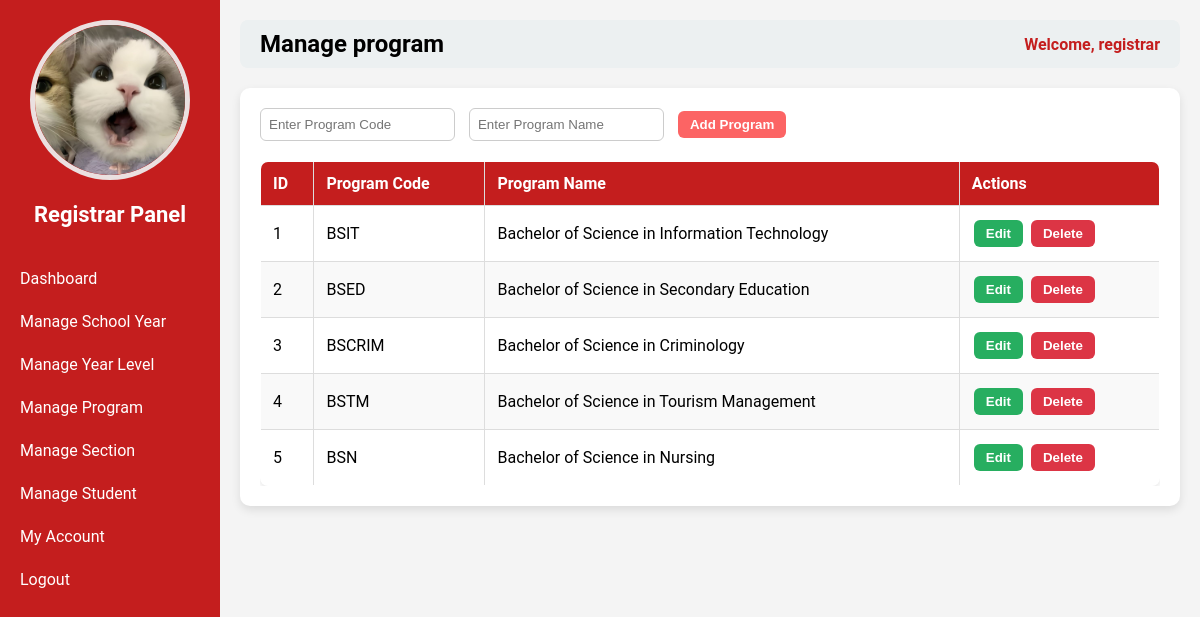
Screenshot of /registrar.php?page=manage_program (signed in) with the database file from the repository.
### tables this page shows
CREATE TABLE `users` (
  `id` int(11) NOT NULL,
  `username` varchar(50) NOT NULL,
  `password` varchar(255) NOT NULL,
  `role` varchar(50) NOT NULL,
  `email` varchar(255) NOT NULL,
  `contact` varchar(50) NOT NULL,
  `status` varchar(50) NOT NULL,
  `img` varchar(255) NOT NULL
);

CREATE TABLE `programs` (
  `id` int(11) NOT NULL,
  `program_code` varchar(50) NOT NULL,
  `program_name` varchar(100) NOT NULL
);

### registrar_pages/manage_program.php (the view, shortened to what this page needs)
<?php
require __DIR__ . '/../db_connect.php';
$edit_mode = false;
$edit_id = null;
$edit_code = "";
$edit_name = "";
$programs = $pdo->query("SELECT * FROM programs ORDER BY id ASC")->fetchAll(PDO::FETCH_ASSOC);
?>
<div class="container">
    <form method="POST" class="form-box">
        <input type="text" name="program_code" placeholder="Enter Program Code"
               value="<?= htmlspecialchars($edit_code); ?>" required>
        <input type="text" name="program_name" placeholder="Enter Program Name"
               value="<?= htmlspecialchars($edit_name); ?>" required>
        <?php if ($edit_mode): ?>
            <input type="hidden" name="id" value="<?= $edit_id; ?>">
            <button type="submit" name="update_program" class="btn btn-warning">Update Program</button>
            <a href="" class="btn btn-secondary">Cancel</a>
        <?php else: ?>
            <button type="submit" name="add_program" class="btn btn-primary">Add Program</button>
        <?php endif; ?>
    </form>
    <div class="table-box">
        <table class="styled-table">
            <thead>
                <tr>
                    <th>ID</th>
                    <th>Program Code</th>
                    <th>Program Name</th>
                    <th>Actions</th>
                </tr>
            </thead>
            <tbody>
            <?php foreach ($programs as $program): ?>
                <tr>
                    <td><?= $program['id']; ?></td>
                    <td><?= htmlspecialchars($program['program_code']); ?></td>
                    <td><?= htmlspecialchars($program['program_name']); ?></td>
                    <td>
                        <form method="POST" class="inline-form">
                            <button type="submit" name="edit_program" class="btn btn-info">Edit</button>
                        </form>
                        <form method="POST" class="inline-form">
                            <button type="submit" name="delete_program" class="btn btn-danger" onclick="return confirm('Are you sure you want to delete this program?')">Delete</button>
                        </form>
                    </td>
                </tr>
            <?php endforeach; ?>
            </tbody>
        </table>
    </div>
</div>

### registrar.php (shortened to what this page needs)
<?php
require 'db_connect.php';
$id = $_SESSION['user_id'];
$stmt = $pdo->prepare("SELECT * FROM users WHERE id=?");
$stmt->execute([$id]);
$user = $stmt->fetch(PDO::FETCH_ASSOC);
$page = isset($_GET['page']) ? $_GET['page'] : 'dashboard';
?>
<!DOCTYPE html>
<html>
<head>
</head>
<body>
<div class="sidebar">
    <div class="column profile-photo">
        <?php if (!empty($user['img'])): ?>
            <img src="<?php echo htmlspecialchars($user['img']); ?>" alt="Profile Image">
        <?php else: ?>
            <img src="default.png" alt="Profile Image">
        <?php endif; ?>
    </div>
    <h2>Registrar Panel</h2>
    <a href="?page=dashboard">Dashboard</a>
    <a href="?page=manage_school_year">Manage School Year</a>
    <a href="?page=manage_year_level">Manage Year Level</a>
    <a href="?page=manage_program">Manage Program</a>
    <a href="?page=manage_section">Manage Section</a>
    <a href="?page=manage_student">Manage Student</a>
    <a href="?page=my_account">My Account</a>
    <a href="logout.php">Logout</a>
</div>
<div class="main-content">
    <div class="header">
        <h2><?php echo ucfirst(str_replace('_',' ', $page)); ?></h2>
        <span>Welcome, <?php echo $_SESSION['username']; ?></span>
    </div>
    <div class="content" style="margin-top:20px;">
        <?php
        $pageFile = "registrar_pages/{$page}.php";
        if (file_exists($pageFile)) {
            include $pageFile;
        } else {
            echo "<p>Page not found.</p>";
        }
        ?>
    </div>
</div>
</body>
</html>

### registrar.php (style rules this page uses)
body { margin:0; font-family:'Roboto', sans-serif; background:#f4f4f4; }
.sidebar { position: fixed; top:0; left:0; width:220px; height:100%; background-color:#c41e1e; color:white; display:flex; flex-direction:column; padding-top:20px; }
.sidebar h2 { text-align:center; margin-bottom:30px; font-size:22px; }
.sidebar a { padding:12px 20px; text-decoration:none; color:white; display:block; transition:0.3s; }
.main-content { margin-left:220px; padding:20px; }
.header { display:flex; justify-content:space-between; align-items:center; background:#ecf0f1; padding:10px 20px; border-radius:8px; }
.header h2 { margin:0; }
.header span { font-weight: bold;color: #c41e1e; }
.profile-photo { text-align: center; }
.profile-photo img { width: 150px; height: 150px; object-fit: cover; border-radius: 50%; border: 5px solid #ebe0e0ff; }

### registrar_pages/manage_program.php (style rules this page uses)
.container { background: #fff; padding: 20px; border-radius: 10px; box-shadow: 0 4px 10px rgba(0,0,0,0.1); margin-top: 20px; }
.form-box { margin-bottom: 20px; }
.form-box input[type="text"] { padding: 8px; border-radius: 6px; border: 1px solid #ccc; margin-right: 10px; }
.table-box { max-height: 400px; overflow-y: auto; }
.styled-table { width: 100%; border-collapse: collapse; border: 1px solid #ddd; border-radius: 8px; overflow: hidden; box-shadow: 0 2px 5px rgba(0,0,0,0.1); }
.styled-table th, .styled-table td { padding: 12px; text-align: left; border: 1px solid #ddd; }
.styled-table thead { background: #c41e1e; color: white; }
.styled-table tr:nth-child(even) { background: #f9f9f9; }
.inline-form { display: inline-block; margin: 2px; }
.btn { padding: 6px 12px; border-radius: 6px; border: none; cursor: pointer; font-weight: bold; color: white; }
.btn-primary { background: #fc6464ff; }
.btn-danger { background: #dc3545; }
.btn-info { background: #27ae60; }

### rows the page displays
users: img (picture)
programs: id "1", program_code "BSIT", program_name "Bachelor of Science in Information Technology"
programs: id "2", program_code "BSED", program_name "Bachelor of Science in Secondary Education"
programs: id "3", program_code "BSCRIM", program_name "Bachelor of Science in Criminology"
programs: id "4", program_code "BSTM", program_name "Bachelor of Science in Tourism Management"
programs: id "5", program_code "BSN", program_name "Bachelor of Science in Nursing"

### other values shown
str_replace('_',' ', $page) "Manage program"
$_SESSION['username'] "registrar"
